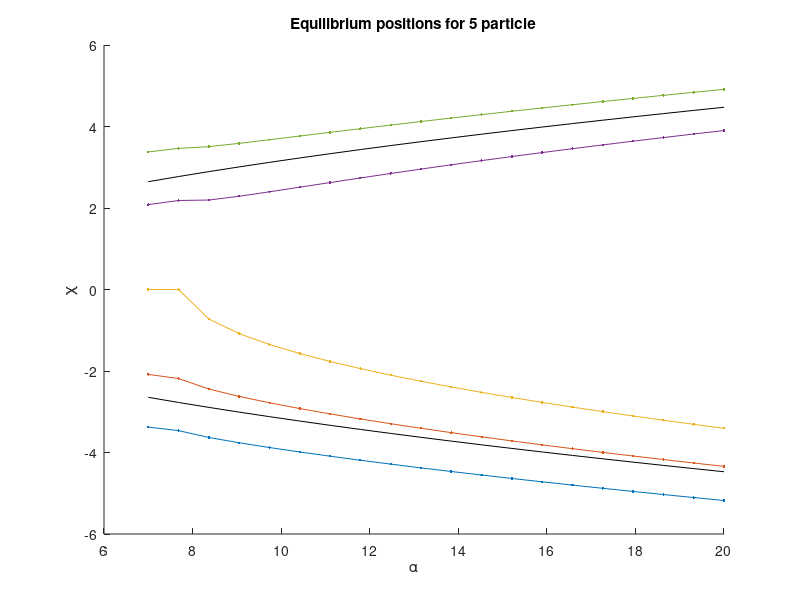

Write the MATLAB code that produced this figure. (Note: this script raises an error after producing the figure.)
clc
clear all

disp('5 particle tunneling splitting calculation.')
tic
%% 5 particle Equilibrium positions

Na      = 20;
alpha   = linspace(7, 20, Na);
eta     = 20;
Eq_Pos  = [];
Beta    = 0.1;

Eq_Pos = [];

for i = 1:Na
    a = alpha(i);
    Potential = @(x) 0.25 * ((x(1)^2 - a)^2 + (x(2)^2 - a)^2 + (x(3)^2 - a)^2 + (x(4)^2 - a)^2 + (x(5)^2 - a)^2) + eta * (1/abs(x(1) - x(2)) + 1/abs(x(1) - x(3)) + 1/abs(x(1) - x(4)) + 1/abs(x(1) - x(5)) + 1/abs(x(2) - x(3)) + 1/abs(x(2) - x(4)) + 1/abs(x(2) - x(5)) + 1/abs(x(3) - x(4)) + 1/abs(x(3) - x(5)) + 1/abs(x(4) - x(5)));
    % options = optimset('Display','iter','PlotFcns',@optimplotfval, 'TolFun', 1e-8, 'TolX', 1e-8);
    options = optimset('TolFun', 1e-12, 'TolX', 1e-12, 'MaxFunEvals', 10^6, 'MaxIter', 10^6);
    x_start = [-sqrt(a)-1 -sqrt(a)+0.5 -sqrt(a)+1 sqrt(a)-1 sqrt(a)+1];
    [x0, fval0] = fminsearch(Potential, x_start, options);
    Eq_Pos(i, :) = sort(x0);
    FuncVal(i) = fval0;
end

disp('Done with 5 particle')

figure(1)
clf(figure(1))
hold on
title('Equilibrium positions for 5 particle')
xlabel('\alpha')
ylabel('\chi')
plot(alpha, Eq_Pos(:, 1), '.-')
plot(alpha, Eq_Pos(:, 2), '.-')
plot(alpha, Eq_Pos(:, 3), '.-')
plot(alpha, Eq_Pos(:, 4), '.-')
plot(alpha, Eq_Pos(:, 5), '.-')
plot(alpha, sqrt(alpha), 'k')
plot(alpha, -sqrt(alpha), 'k')
yline(0)
hold off


figure(2)
clf(figure(2))
hold on
title('Value of the minima of the function')
xlabel('\alpha')
ylabel('Fvals')
plot(alpha, FuncVal,                  'DisplayName', 'Function value')
% plot(alpha, (Eq_pos - sqrt(alpha)))
%set(gca, 'Yscale', 'log')
yline(min(FuncVal))
hold off

%%
for q = 1:length(alpha)
    alpha(q)
    Nx1 = 30;
    Nx2 = 35;
    Nx3 = 50;
    Nx4 = 35;
    Nx5 = 30;

    Nx1 * Nx2 * Nx3 * Nx4 * Nx5

    a = 1.5;
    XMin1   = Eq_Pos(q, 1) - a;
    XMax1   = -Eq_Pos(q, 5) + a;
    b = 3;
    XMin2   = Eq_Pos(q, 2) - b;
    XMax2   = -Eq_Pos(q, 4) + b;
    c = 3.5;
    XMin3   = Eq_Pos(q, 3) - c;
    XMax3   = -Eq_Pos(q, 3) + c;
    d = 3;
    XMin4   = Eq_Pos(q, 4) - d;
    XMax4   = -Eq_Pos(q, 2) + d;
    e = 1.5;
    XMin5   = Eq_Pos(q, 5) - e;
    XMax5   = -Eq_Pos(q, 1) + e;
    
    x1 = linspace(XMin1, XMax1, Nx1);
    x2 = linspace(XMin2, XMax2, Nx2);
    x3 = linspace(XMin3, XMax3, Nx3);
    x4 = linspace(XMin4, XMax4, Nx4);
    x5 = linspace(XMin5, XMax5, Nx5);
    
    dx1 = x1(2) - x1(1);
    dx2 = x2(2) - x2(1);
    dx3 = x3(2) - x3(1);
    dx4 = x4(2) - x4(1);
    dx5 = x5(2) - x5(1);
    
    K1 = -1/(2 * dx1^2);
    K2 = -1/(2 * dx2^2);
    K3 = -1/(2 * dx3^2);
    K4 = -1/(2 * dx4^2);
    K5 = -1/(2 * dx5^2);
    
    for i = 1:Nx1
        if i == 1
            KineticMtx1(i, i)        = -2 * K1;
        else
            KineticMtx1(i - 1, i)    = 1 * K1;
            KineticMtx1(i, i - 1)    = 1 * K1;
        end
    end
    
    for i = 1:Nx2
        if i == 1
            KineticMtx2(i, i)        = -2 * K2;
        else
            KineticMtx2(i - 1, i)    = 1 * K2;
            KineticMtx2(i, i - 1)    = 1 * K2;
        end
    end
    
    for i = 1:Nx3
        if i == 1
            KineticMtx3(i, i)        = -2 * K3;
        else
            KineticMtx3(i - 1, i)    = 1 * K3;
            KineticMtx3(i, i - 1)    = 1 * K3;
        end
    end
    
    for i = 1:Nx4
        if i == 1
            KineticMtx4(i, i)        = -2 * K4;
        else
            KineticMtx4(i - 1, i)    = 1 * K4;
            KineticMtx4(i, i - 1)    = 1 * K4;
        end
    end
    
    for i = 1:Nx5
        if i == 1
            KineticMtx5(i, i)        = -2 * K5;
        else
            KineticMtx5(i - 1, i)   = 1 * K5;
            KineticMtx5(i, i - 1)   = 1 * K5;
        end
    end
    KineticMtx1 = sparse(KineticMtx1);
    KineticMtx2 = sparse(KineticMtx2);
    KineticMtx3 = sparse(KineticMtx3);
    KineticMtx4 = sparse(KineticMtx4);
    KineticMtx5 = sparse(KineticMtx5);
    
    K1          = kron(kron(KineticMtx1, speye(Nx2)), kron(speye(Nx3), kron(speye(Nx4), speye(Nx5))));
    K2          = kron(speye(Nx1), kron(KineticMtx2, kron(speye(Nx3), kron(speye(Nx4), speye(Nx5)))));
    K3          = kron(speye(Nx1), kron(speye(Nx2), kron(KineticMtx3, kron(speye(Nx4), speye(Nx5)))));
    K4          = kron(speye(Nx1), kron(speye(Nx2), kron(speye(Nx3), kron(KineticMtx4, speye(Nx5)))));
    K5          = kron(speye(Nx1), kron(speye(Nx2), kron(speye(Nx3), kron(speye(Nx4), KineticMtx5))));
    KineticMtx  = K1 + K2 + K3 + K4 + K5;

    PotentialMtx1 = sparse(zeros(Nx1));
    PotentialMtx2 = sparse(zeros(Nx2));
    PotentialMtx3 = sparse(zeros(Nx3));
    PotentialMtx4 = sparse(zeros(Nx4));
    PotentialMtx5 = sparse(zeros(Nx5));

    U1 = 0.25 * (x1.^2 - alpha(q)).^2;
    U2 = 0.25 * (x2.^2 - alpha(q)).^2;
    U3 = 0.25 * (x3.^2 - alpha(q)).^2;
    U4 = 0.25 * (x4.^2 - alpha(q)).^2;
    U5 = 0.25 * (x5.^2 - alpha(q)).^2;

    PotentialMtx1 = sparse(diag(U1));
    PotentialMtx2 = sparse(diag(U2));
    PotentialMtx3 = sparse(diag(U3));
    PotentialMtx4 = sparse(diag(U4));
    PotentialMtx5 = sparse(diag(U5));
    
    U1 = kron(kron(PotentialMtx1, speye(Nx2)), kron(speye(Nx3), kron(speye(Nx4), speye(Nx5))));
    U2 = kron(kron(speye(Nx1), PotentialMtx2), kron(speye(Nx3), kron(speye(Nx4), speye(Nx5))));
    U3 = kron(kron(speye(Nx1), speye(Nx2)), kron(PotentialMtx3, kron(speye(Nx4), speye(Nx5))));
    U4 = kron(kron(speye(Nx1), speye(Nx2)), kron(speye(Nx3), kron(PotentialMtx4, speye(Nx5))));
    U5 = kron(kron(speye(Nx1), speye(Nx2)), kron(speye(Nx3), kron(speye(Nx4), PotentialMtx5)));
    PotentialMtx = U1 + U2 + U3 + U4 + U5;
    
    Hamiltonian = KineticMtx + PotentialMtx;
    
    X_matrix1   = sparse(diag(x1));
    X_matrix2   = sparse(diag(x2));
    X_matrix3   = sparse(diag(x3));
    X_matrix4   = sparse(diag(x4));
    X_matrix5   = sparse(diag(x5));

    X1  = kron(X_matrix1, kron(speye(Nx2), kron(speye(Nx3), kron(speye(Nx4), speye(Nx5)))));
    X2  = kron(speye(Nx1), kron(X_matrix2, kron(speye(Nx3), kron(speye(Nx4), speye(Nx5)))));
    X3  = kron(speye(Nx1), kron(speye(Nx2), kron(X_matrix3, kron(speye(Nx4), speye(Nx5)))));
    X4  = kron(speye(Nx1), kron(speye(Nx2), kron(speye(Nx3), kron(X_matrix4, speye(Nx5)))));
    X5  = kron(speye(Nx1), kron(speye(Nx2), kron(speye(Nx3), kron(speye(Nx4), X_matrix5))));

    X12 = diag(X1) - diag(X2);
    X13 = diag(X1) - diag(X3);
    X14 = diag(X1) - diag(X4);
    X15 = diag(X1) - diag(X5);
    X23 = diag(X2) - diag(X3);
    X24 = diag(X2) - diag(X4);
    X25 = diag(X2) - diag(X5);
    X34 = diag(X3) - diag(X4);
    X35 = diag(X3) - diag(X5);
    X45 = diag(X4) - diag(X5);

    InteractionMtx = eta ./ sqrt(X12.^2 + Beta^2) + eta ./ sqrt(X13.^2 + Beta^2) + eta ./ sqrt(X14.^2 + Beta^2) + eta ./ sqrt(X15.^2 + Beta^2) + eta ./ sqrt(X23.^2 + Beta^2) + eta ./ sqrt(X24.^2 + Beta^2) + eta ./ sqrt(X25.^2 + Beta^2) + eta ./ sqrt(X34.^2 + Beta^2) + eta ./ sqrt(X35.^2 + Beta^2) + eta ./ sqrt(X45.^2 + Beta^2);
    InteractionMtx = sparse(1:(Nx1 * Nx2 * Nx3 * Nx4 * Nx5), 1:(Nx1 * Nx2 * Nx3 * Nx4 * Nx5), InteractionMtx);
    
    Hamiltonian = Hamiltonian + InteractionMtx;
    
    Hamiltonian = (Hamiltonian + Hamiltonian') * 0.5;
    
    Temp_Proj = zeros((Nx1 * Nx2 * Nx3 * Nx4 * Nx5), 3);
    
    k = 1;
    for j = 1:(Nx1 * Nx2 * Nx3 * Nx4 * Nx5)
        if (X12(j) < -eps) && (X23(j) < -eps) &&  (X34(j) < -eps) && (X45(j) < -eps)
            Temp_Proj(k, :) = [k, j, 1];
            k = k + 1;
        end
    end

    Temp_Proj = Temp_Proj(1:(k-1), :);
    Projector = sparse(Temp_Proj(:, 1), Temp_Proj(:, 2), Temp_Proj(:, 3), k - 1, (Nx1 * Nx2 * Nx3 * Nx4 * Nx5));

    Hamiltonian = Projector * Hamiltonian * Projector';

    [Psi, E]    = eigs(Hamiltonian, 2, 'sa');
    Spectrum    = diag(E);
    alpha(q)
    dE(q)       = Spectrum(2) - Spectrum(1)
end
%%
toc

%%
pa = [7 7.5 8 8.5 9 9.5 10 10.5 11 11.5 12 12.5];
ps = [1.77 1.57 1.33 1.068 0.76 0.48 0.23 0.0756 0.0275 0.01548 0.015 0.01803];
figure(3)
%clf(figure(3))
hold on
ylabel('Split')
xlabel('\alpha')
plot(alpha, dE, 'o')
plot(pa, ps, '.-')
set(gca, 'Yscale', 'log')
hold off

%%
figure(5)
clf(figure(5))
hold on
plot(x1, ones(length(x1), 1), '.-')
plot(x2, 0.01 + ones(length(x2), 1), '.-')
plot(x3, 0.02 + ones(length(x3), 1), '.-')
plot(x4, 0.01 + ones(length(x4), 1), '.-')
plot(x5, 0.00 + ones(length(x5), 1), '.-')
ylim([0.99 1.5])
hold off



data(:, 1) = alpha;
data(:, 2) = dE;

name = ['EDSplitting_5_particles_restricted_Nx1_' num2str(Nx1) '_Nx2_' num2str(Nx2) '_Nx3_' num2str(Nx3) '_Nx4_' num2str(Nx4) '_Nx5_' num2str(Nx5) '_beta_' num2str(Beta)];
save(name, 'data');

